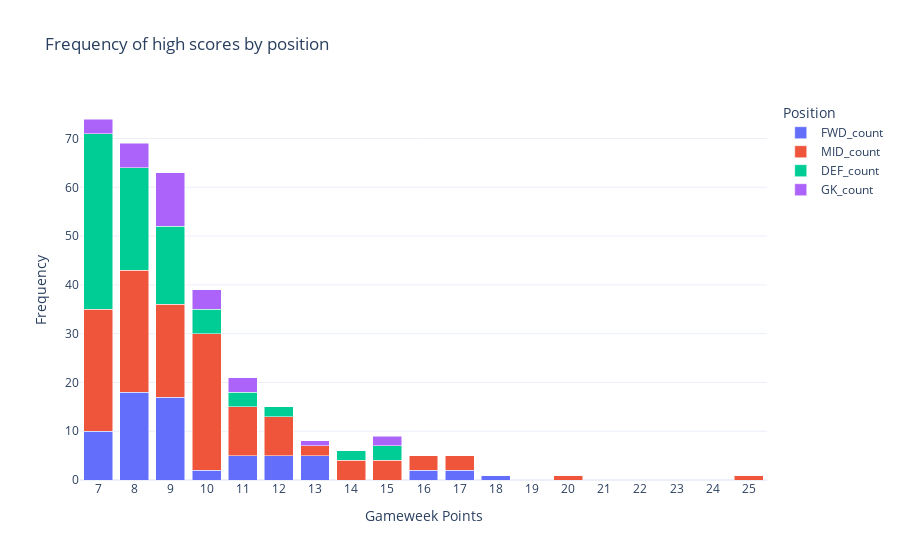

Here is the notebook cell this chart was saved with:
### Markdown cell above
## High scoring frequencies

### Code cell
# Filter by high scoring gameweeks
high_data = data[data['GW Points'] > 6]

# Create new dataframe
df = pd.DataFrame(high_data)

# Melt the data for a stacked bar chart
df_melted = df.melt(id_vars=["GW Points"], value_vars=["FWD_count", "MID_count", "DEF_count","GK_count"], 
                    var_name="Position", value_name="Percentage")

# Create the stacked bar chart
fig = px.bar(
    df_melted,
    x="GW Points",
    y="Percentage",
    color="Position",
    title="Frequency of high scores by position",
    labels={"Percentage": "Frequency", "GW Points": "Gameweek Points"},
)

# Customize layout
fig.update_layout(
    barmode="stack",  # Stacked bars
    xaxis=dict(tickmode="linear"),  # Ensure all GW Points are shown
    template="plotly_white"
)

# Show the chart
fig.show()

# Filter and sum specific columns
highest_data = data[data['GW Points'] > 6][['GK_count', 'DEF_count', 'MID_count', 'FWD_count']].sum().values

# Labels and values
labels = ['GK_count', 'DEF_count', 'MID_count', 'FWD_count']
values = highest_data  # Use the ndarray directly for values

# Create a pie chart
plt.figure(figsize=(8, 8))
plt.pie(
    values, 
    labels=labels, 
    autopct='%1.1f%%',  # Show percentages
    startangle=90,
    wedgeprops={'linewidth': 1, 'edgecolor': 'black'}
)
plt.title('Percentage share of high scores by position')
plt.show()

### Figure 1 — Plotly figure (JSON) as saved in the notebook; plotly's stock layout.template omitted (floating-point values rounded to 4 significant figures)
{"data": [{"alignmentgroup": "True", "hovertemplate": "Position=FWD_count<br>Gameweek Points=%{x}<br>Frequency=%{y}<extra></extra>", "legendgroup": "FWD_count", "marker": {"color": "#636efa", "pattern": {"shape": ""}}, "name": "FWD_count", "offsetgroup": "FWD_count", "orientation": "v", "showlegend": true, "textposition": "auto", "type": "bar", "x": [7, 8, 9, 10, 11, 12, 13, 14, 15, 16, 17, 18, 20, 25], "xaxis": "x", "y": [10, 18, 17, 2, 5, 5, 5, 0, 0, 2, 2, 1, 0, 0], "yaxis": "y"}, {"alignmentgroup": "True", "hovertemplate": "Position=MID_count<br>Gameweek Points=%{x}<br>Frequency=%{y}<extra></extra>", "legendgroup": "MID_count", "marker": {"color": "#EF553B", "pattern": {"shape": ""}}, "name": "MID_count", "offsetgroup": "MID_count", "orientation": "v", "showlegend": true, "textposition": "auto", "type": "bar", "x": [7, 8, 9, 10, 11, 12, 13, 14, 15, 16, 17, 18, 20, 25], "xaxis": "x", "y": [25, 25, 19, 28, 10, 8, 2, 4, 4, 3, 3, 0, 1, 1], "yaxis": "y"}, {"alignmentgroup": "True", "hovertemplate": "Position=DEF_count<br>Gameweek Points=%{x}<br>Frequency=%{y}<extra></extra>", "legendgroup": "DEF_count", "marker": {"color": "#00cc96", "pattern": {"shape": ""}}, "name": "DEF_count", "offsetgroup": "DEF_count", "orientation": "v", "showlegend": true, "textposition": "auto", "type": "bar", "x": [7, 8, 9, 10, 11, 12, 13, 14, 15, 16, 17, 18, 20, 25], "xaxis": "x", "y": [36, 21, 16, 5, 3, 2, 0, 2, 3, 0, 0, 0, 0, 0], "yaxis": "y"}, {"alignmentgroup": "True", "hovertemplate": "Position=GK_count<br>Gameweek Points=%{x}<br>Frequency=%{y}<extra></extra>", "legendgroup": "GK_count", "marker": {"color": "#ab63fa", "pattern": {"shape": ""}}, "name": "GK_count", "offsetgroup": "GK_count", "orientation": "v", "showlegend": true, "textposition": "auto", "type": "bar", "x": [7, 8, 9, 10, 11, 12, 13, 14, 15, 16, 17, 18, 20, 25], "xaxis": "x", "y": [3, 5, 11, 4, 3, 0, 1, 0, 2, 0, 0, 0, 0, 0], "yaxis": "y"}], "layout": {"barmode": "stack", "legend": {"title": {"text": "Position"}, "tracegroupgap": 0}, "title": {"text": "Frequency of high scores by position"}, "xaxis": {"anchor": "y", "domain": [0, 1], "tickmode": "linear", "title": {"text": "Gameweek Points"}}, "yaxis": {"anchor": "x", "domain": [0, 1], "title": {"text": "Frequency"}}}}
